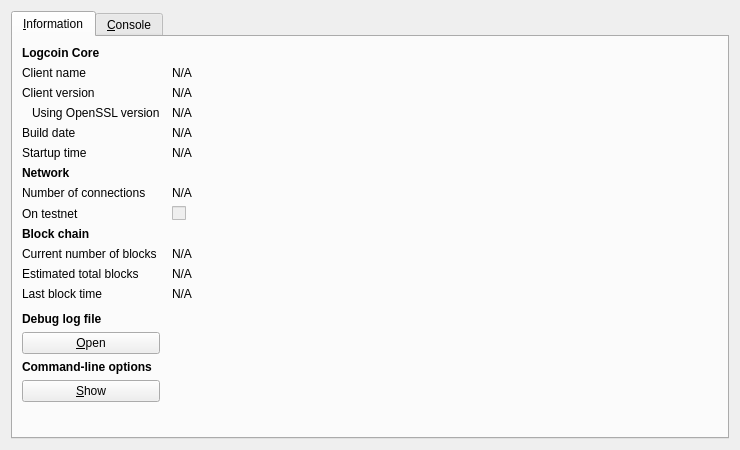
<?xml version="1.0" encoding="UTF-8"?>
<ui version="4.0">
 <class>RPCConsole</class>
 <widget class="QDialog" name="RPCConsole">
  <property name="geometry">
   <rect>
    <x>0</x>
    <y>0</y>
    <width>740</width>
    <height>450</height>
   </rect>
  </property>
  <property name="windowTitle">
   <string>Logcoin - Debug window</string>
  </property>
  <layout class="QVBoxLayout" name="verticalLayout_2">
   <item>
    <widget class="QTabWidget" name="tabWidget">
     <property name="currentIndex">
      <number>0</number>
     </property>
     <widget class="QWidget" name="tab_info">
      <attribute name="title">
       <string>&amp;Information</string>
      </attribute>
      <layout class="QGridLayout" name="gridLayout" columnstretch="0,1">
       <property name="horizontalSpacing">
        <number>12</number>
       </property>
       <item row="0" column="0">
        <widget class="QLabel" name="label_9">
         <property name="font">
          <font>
           <weight>75</weight>
           <bold>true</bold>
          </font>
         </property>
         <property name="text">
          <string>Logcoin Core</string>
         </property>
        </widget>
       </item>
       <item row="1" column="0">
        <widget class="QLabel" name="label_5">
         <property name="text">
          <string>Client name</string>
         </property>
        </widget>
       </item>
       <item row="1" column="1">
        <widget class="QLabel" name="clientName">
         <property name="cursor">
          <cursorShape>IBeamCursor</cursorShape>
         </property>
         <property name="text">
          <string>N/A</string>
         </property>
         <property name="textFormat">
          <enum>Qt::PlainText</enum>
         </property>
         <property name="textInteractionFlags">
          <set>Qt::LinksAccessibleByMouse|Qt::TextSelectableByKeyboard|Qt::TextSelectableByMouse</set>
         </property>
        </widget>
       </item>
       <item row="2" column="0">
        <widget class="QLabel" name="label_6">
         <property name="text">
          <string>Client version</string>
         </property>
        </widget>
       </item>
       <item row="2" column="1">
        <widget class="QLabel" name="clientVersion">
         <property name="cursor">
          <cursorShape>IBeamCursor</cursorShape>
         </property>
         <property name="text">
          <string>N/A</string>
         </property>
         <property name="textFormat">
          <enum>Qt::PlainText</enum>
         </property>
         <property name="textInteractionFlags">
          <set>Qt::LinksAccessibleByMouse|Qt::TextSelectableByKeyboard|Qt::TextSelectableByMouse</set>
         </property>
        </widget>
       </item>
       <item row="3" column="0">
        <widget class="QLabel" name="label_14">
         <property name="text">
          <string>Using OpenSSL version</string>
         </property>
         <property name="indent">
          <number>10</number>
         </property>
        </widget>
       </item>
       <item row="3" column="1">
        <widget class="QLabel" name="openSSLVersion">
         <property name="cursor">
          <cursorShape>IBeamCursor</cursorShape>
         </property>
         <property name="text">
          <string>N/A</string>
         </property>
         <property name="textFormat">
          <enum>Qt::PlainText</enum>
         </property>
         <property name="textInteractionFlags">
          <set>Qt::LinksAccessibleByMouse|Qt::TextSelectableByKeyboard|Qt::TextSelectableByMouse</set>
         </property>
        </widget>
       </item>
       <item row="4" column="0">
        <widget class="QLabel" name="label_12">
         <property name="text">
          <string>Build date</string>
         </property>
        </widget>
       </item>
       <item row="4" column="1">
        <widget class="QLabel" name="buildDate">
         <property name="cursor">
          <cursorShape>IBeamCursor</cursorShape>
         </property>
         <property name="text">
          <string>N/A</string>
         </property>
         <property name="textFormat">
          <enum>Qt::PlainText</enum>
         </property>
         <property name="textInteractionFlags">
          <set>Qt::LinksAccessibleByMouse|Qt::TextSelectableByKeyboard|Qt::TextSelectableByMouse</set>
         </property>
        </widget>
       </item>
       <item row="5" column="0">
        <widget class="QLabel" name="label_13">
         <property name="text">
          <string>Startup time</string>
         </property>
        </widget>
       </item>
       <item row="5" column="1">
        <widget class="QLabel" name="startupTime">
         <property name="cursor">
          <cursorShape>IBeamCursor</cursorShape>
         </property>
         <property name="text">
          <string>N/A</string>
         </property>
         <property name="textFormat">
          <enum>Qt::PlainText</enum>
         </property>
         <property name="textInteractionFlags">
          <set>Qt::LinksAccessibleByMouse|Qt::TextSelectableByKeyboard|Qt::TextSelectableByMouse</set>
         </property>
        </widget>
       </item>
       <item row="6" column="0">
        <widget class="QLabel" name="label_11">
         <property name="font">
          <font>
           <weight>75</weight>
           <bold>true</bold>
          </font>
         </property>
         <property name="text">
          <string>Network</string>
         </property>
        </widget>
       </item>
       <item row="7" column="0">
        <widget class="QLabel" name="label_7">
         <property name="text">
          <string>Number of connections</string>
         </property>
        </widget>
       </item>
       <item row="7" column="1">
        <widget class="QLabel" name="numberOfConnections">
         <property name="cursor">
          <cursorShape>IBeamCursor</cursorShape>
         </property>
         <property name="text">
          <string>N/A</string>
         </property>
         <property name="textFormat">
          <enum>Qt::PlainText</enum>
         </property>
         <property name="textInteractionFlags">
          <set>Qt::LinksAccessibleByMouse|Qt::TextSelectableByKeyboard|Qt::TextSelectableByMouse</set>
         </property>
        </widget>
       </item>
       <item row="8" column="0">
        <widget class="QLabel" name="label_8">
         <property name="text">
          <string>On testnet</string>
         </property>
        </widget>
       </item>
       <item row="8" column="1">
        <widget class="QCheckBox" name="isTestNet">
         <property name="enabled">
          <bool>false</bool>
         </property>
         <property name="text">
          <string/>
         </property>
        </widget>
       </item>
       <item row="9" column="0">
        <widget class="QLabel" name="label_10">
         <property name="font">
          <font>
           <weight>75</weight>
           <bold>true</bold>
          </font>
         </property>
         <property name="text">
          <string>Block chain</string>
         </property>
        </widget>
       </item>
       <item row="10" column="0">
        <widget class="QLabel" name="label_3">
         <property name="text">
          <string>Current number of blocks</string>
         </property>
        </widget>
       </item>
       <item row="10" column="1">
        <widget class="QLabel" name="numberOfBlocks">
         <property name="cursor">
          <cursorShape>IBeamCursor</cursorShape>
         </property>
         <property name="text">
          <string>N/A</string>
         </property>
         <property name="textFormat">
          <enum>Qt::PlainText</enum>
         </property>
         <property name="textInteractionFlags">
          <set>Qt::LinksAccessibleByMouse|Qt::TextSelectableByKeyboard|Qt::TextSelectableByMouse</set>
         </property>
        </widget>
       </item>
       <item row="11" column="0">
        <widget class="QLabel" name="label_4">
         <property name="text">
          <string>Estimated total blocks</string>
         </property>
        </widget>
       </item>
       <item row="11" column="1">
        <widget class="QLabel" name="totalBlocks">
         <property name="cursor">
          <cursorShape>IBeamCursor</cursorShape>
         </property>
         <property name="text">
          <string>N/A</string>
         </property>
         <property name="textFormat">
          <enum>Qt::PlainText</enum>
         </property>
         <property name="textInteractionFlags">
          <set>Qt::LinksAccessibleByMouse|Qt::TextSelectableByKeyboard|Qt::TextSelectableByMouse</set>
         </property>
        </widget>
       </item>
       <item row="12" column="0">
        <widget class="QLabel" name="label_2">
         <property name="text">
          <string>Last block time</string>
         </property>
        </widget>
       </item>
       <item row="12" column="1">
        <widget class="QLabel" name="lastBlockTime">
         <property name="cursor">
          <cursorShape>IBeamCursor</cursorShape>
         </property>
         <property name="text">
          <string>N/A</string>
         </property>
         <property name="textFormat">
          <enum>Qt::PlainText</enum>
         </property>
         <property name="textInteractionFlags">
          <set>Qt::LinksAccessibleByMouse|Qt::TextSelectableByKeyboard|Qt::TextSelectableByMouse</set>
         </property>
        </widget>
       </item>
       <item row="13" column="0">
        <spacer name="verticalSpacer_2">
         <property name="orientation">
          <enum>Qt::Vertical</enum>
         </property>
         <property name="sizeHint" stdset="0">
          <size>
           <width>20</width>
           <height>20</height>
          </size>
         </property>
        </spacer>
       </item>
       <item row="14" column="0">
        <widget class="QLabel" name="labelDebugLogfile">
         <property name="font">
          <font>
           <weight>75</weight>
           <bold>true</bold>
          </font>
         </property>
         <property name="text">
          <string>Debug log file</string>
         </property>
        </widget>
       </item>
       <item row="15" column="0">
        <widget class="QPushButton" name="openDebugLogfileButton">
         <property name="toolTip">
          <string>Open the Logcoin debug log file from the current data directory. This can take a few seconds for large log files.</string>
         </property>
         <property name="text">
          <string>&amp;Open</string>
         </property>
         <property name="autoDefault">
          <bool>false</bool>
         </property>
        </widget>
       </item>
       <item row="16" column="0">
        <widget class="QLabel" name="labelCLOptions">
         <property name="font">
          <font>
           <weight>75</weight>
           <bold>true</bold>
          </font>
         </property>
         <property name="text">
          <string>Command-line options</string>
         </property>
        </widget>
       </item>
       <item row="17" column="0">
        <widget class="QPushButton" name="showCLOptionsButton">
         <property name="toolTip">
          <string>Show the Logcoin-Qt help message to get a list with possible Logcoin command-line options.</string>
         </property>
         <property name="text">
          <string>&amp;Show</string>
         </property>
         <property name="autoDefault">
          <bool>false</bool>
         </property>
        </widget>
       </item>
       <item row="18" column="0">
        <spacer name="verticalSpacer">
         <property name="orientation">
          <enum>Qt::Vertical</enum>
         </property>
         <property name="sizeHint" stdset="0">
          <size>
           <width>20</width>
           <height>40</height>
          </size>
         </property>
        </spacer>
       </item>
      </layout>
     </widget>
     <widget class="QWidget" name="tab_console">
      <attribute name="title">
       <string>&amp;Console</string>
      </attribute>
      <layout class="QVBoxLayout" name="verticalLayout_3">
       <property name="spacing">
        <number>3</number>
       </property>
       <item>
        <widget class="QTextEdit" name="messagesWidget">
         <property name="minimumSize">
          <size>
           <width>0</width>
           <height>100</height>
          </size>
         </property>
         <property name="readOnly">
          <bool>true</bool>
         </property>
         <property name="tabKeyNavigation" stdset="0">
          <bool>false</bool>
         </property>
         <property name="columnCount" stdset="0">
          <number>2</number>
         </property>
        </widget>
       </item>
       <item>
        <layout class="QHBoxLayout" name="horizontalLayout">
         <property name="spacing">
          <number>3</number>
         </property>
         <item>
          <widget class="QLabel" name="label">
           <property name="text">
            <string notr="true">&gt;</string>
           </property>
          </widget>
         </item>
         <item>
          <widget class="QLineEdit" name="lineEdit"/>
         </item>
         <item>
          <widget class="QPushButton" name="clearButton">
           <property name="maximumSize">
            <size>
             <width>24</width>
             <height>24</height>
            </size>
           </property>
           <property name="toolTip">
            <string>Clear console</string>
           </property>
           <property name="text">
            <string/>
           </property>
           <property name="icon">
            <iconset resource="../bitcoin.qrc">
             <normaloff>:/icons/remove</normaloff>:/icons/remove</iconset>
           </property>
           <property name="shortcut">
            <string notr="true">Ctrl+L</string>
           </property>
           <property name="autoDefault">
            <bool>false</bool>
           </property>
          </widget>
         </item>
        </layout>
       </item>
      </layout>
     </widget>
    </widget>
   </item>
  </layout>
 </widget>
 <resources>
  <include location="../bitcoin.qrc"/>
 </resources>
 <connections/>
</ui>
